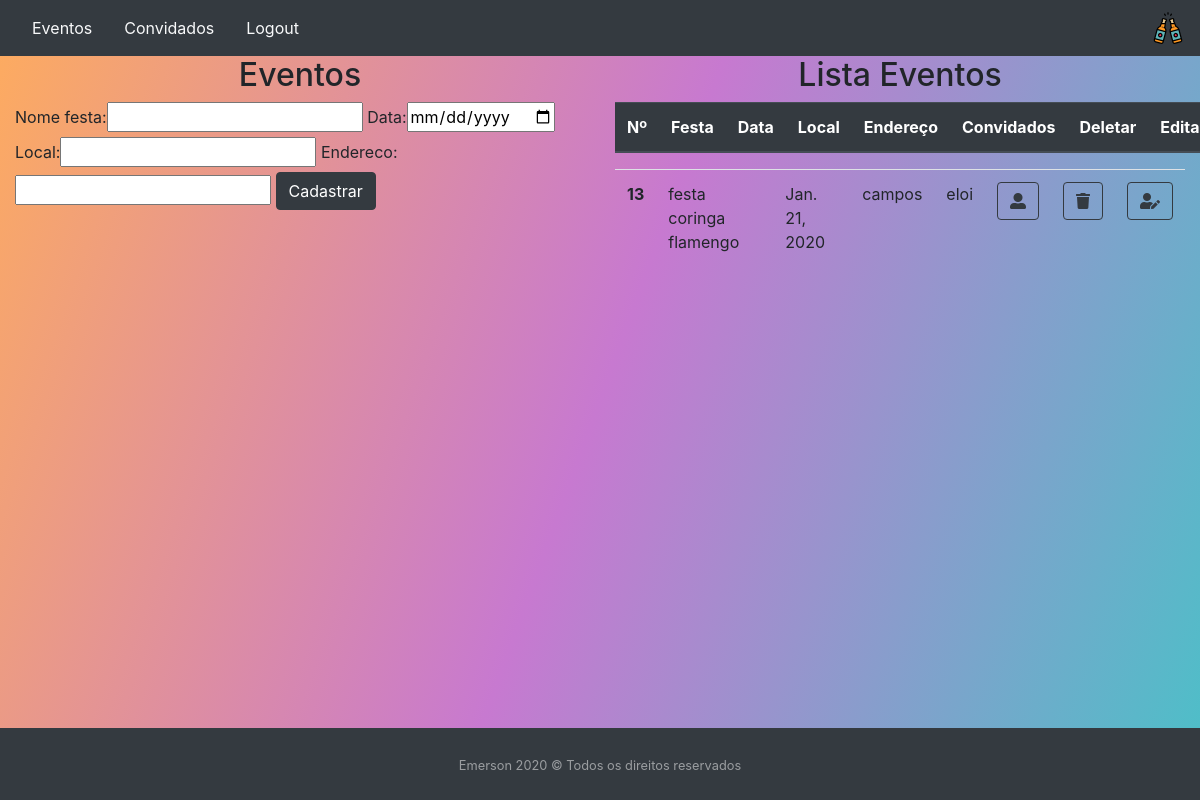
The page /eventos/list/ (signed in) on the database as committed earlier.
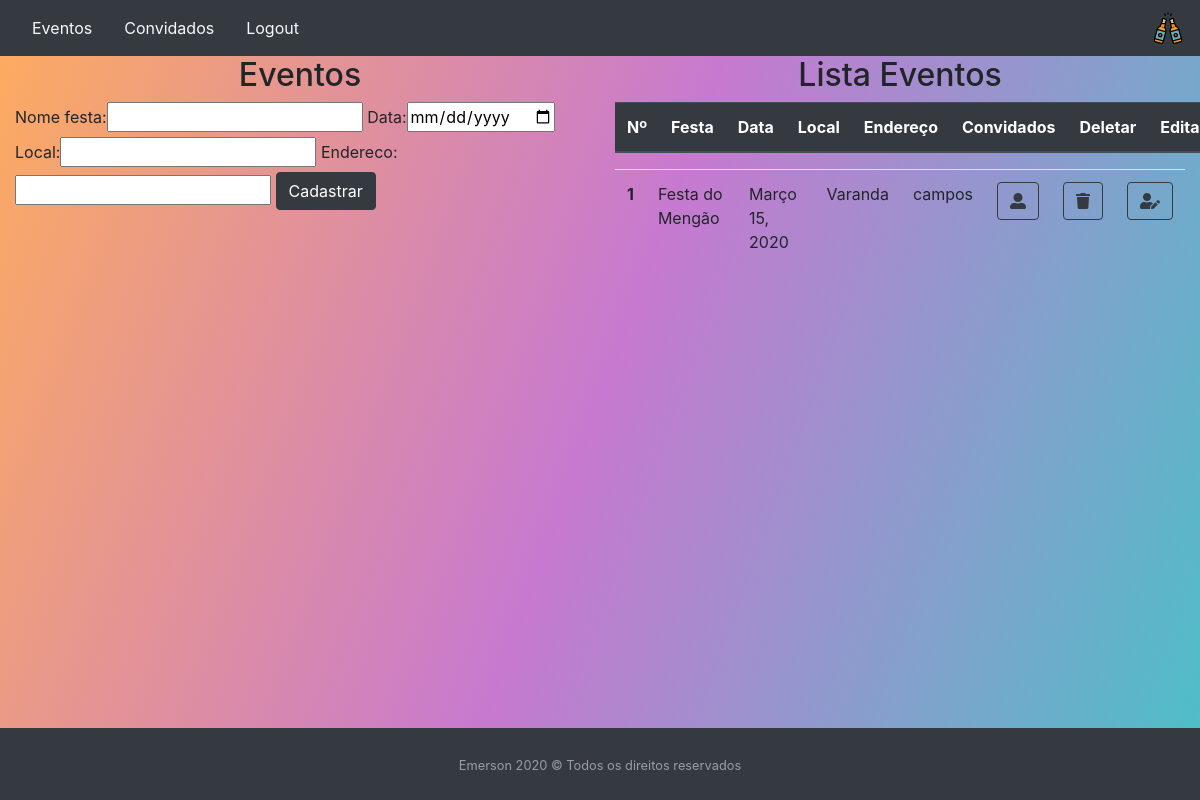
The same page on the database as committed later.
### evento/models.py (models this page shows, shortened)
class Evento(models.Model):
    user = models.ForeignKey(settings.AUTH_USER_MODEL, default=1, on_delete=models.CASCADE)
    nome_festa = models.CharField(max_length=150)
    data = models.DateField()
    local = models.CharField(max_length=150)
    endereco = models.CharField(max_length=200)

### evento/views.py (the view)
# urls.py: path('list/', listaEvento, name='eventos'),
@login_required()
def listaEvento(request):
    form = EventoForm()
    eventos = Evento.objects.filter(
        user=request.user
    )
    return render(request, 'evento/listaevento.html',{'eventos':eventos, 'form':form})

### evento/forms.py
class EventoForm(ModelForm):
    class Meta:
        model= Evento
        fields = '__all__'
        widgets = {'user': forms.HiddenInput(), 'data':DateInput()}

### evento/templates/evento/listaevento.html (shortened to what this page needs)
{%extends 'evento/base.html'%}
{% load bootstrap %}
{%load static%}
{%block menu%}
<nav class="navbar navbar-dark bg-dark">
    <ul class="nav">
      <li class="nav-item">
        <a class="nav-link active text-light bg-dark" href="{%url 'eventos'%}">Eventos</a>
      </li>
      <li class="nav-item">
        <a class="nav-link text-light bg-dark" href="{%url 'convidados'%}">Convidados</a>
      </li>
      <li class="nav-item">
         <a class="nav-link text-light bg-dark" href="{%url 'logout'%}" >Logout</a>
      </li>
    </ul>
    <div>
        <img src="{% static '/img/cerveja.png'%}">
    </div>
</nav>
{%endblock%}
{%block main%}
<div class="row">
    <div class="col-sm-6">
        <form action= "{% url 'newEvento' %}" method ="POST">
            <h2 align="center">Eventos</h2>
            {{form|bootstrap}}
            <button type="submit" class="btn btn-dark">Cadastrar</button>
        </form>
    </div>
    <div class="col-sm-6">
        <h2 align="center">Lista Eventos</h2>
        <table class="table" >
          <thead class="thead-dark">
            <tr>
              <th scope="col">Nº</th>
              <th scope="col">Festa</th>
              <th scope="col">Data</th>
              <th scope="col">Local</th>
              <th scope="col">Endereço</th>
              <th scope="col">Convidados</th>
              <th scope="col">Deletar</th>
              <th scope="col">Editar</th>
            </tr>
          </thead>
        </table>
        <div class="anyClass">
            <table class="table">
                <tbody>
                    {%for eventos in eventos%}
                    <tr>
                      <th scope="row">{{eventos.id}}</th>
                      <td>{{eventos.nome_festa}}</td>
                      <td>{{eventos.data}}</td>
                      <td>{{eventos.local}}</td>
                      <td>{{eventos.endereco}}</td>
                      <td>
                          <a class="btn btn-outline-dark" href="{%url 'convidadoEvento' eventos.id %}">
                              <i class="fas fa-user-alt"></i>
                          </a>
                      </td>
                      <td>
                          <a class="btn btn-outline-dark" href="{%url 'deleteEvento' eventos.id %} ">
                              <i class="fas fa-trash"></i>
                          </a>
                      </td>
                      <td>
                          <a class="btn btn-outline-dark" href="{%url 'updateEvento' eventos.id %} ">
                              <i class="fas fa-user-edit"></i>
                          </a>
                      </td>
                    </tr>
                    {%endfor%}
                </tbody>
            </table>
        </div>
    </div>
</div>
{%endblock%}

Rows that differ between the two databases and show on the page:
removed Evento: id "13", nome_festa "festa coringa flamengo", data "Jan. 21, 2020", local "campos", endereco "eloi"
added Evento: id "1", nome_festa "Festa do Mengão", data "Março 15, 2020", local "Varanda", endereco "campos"
